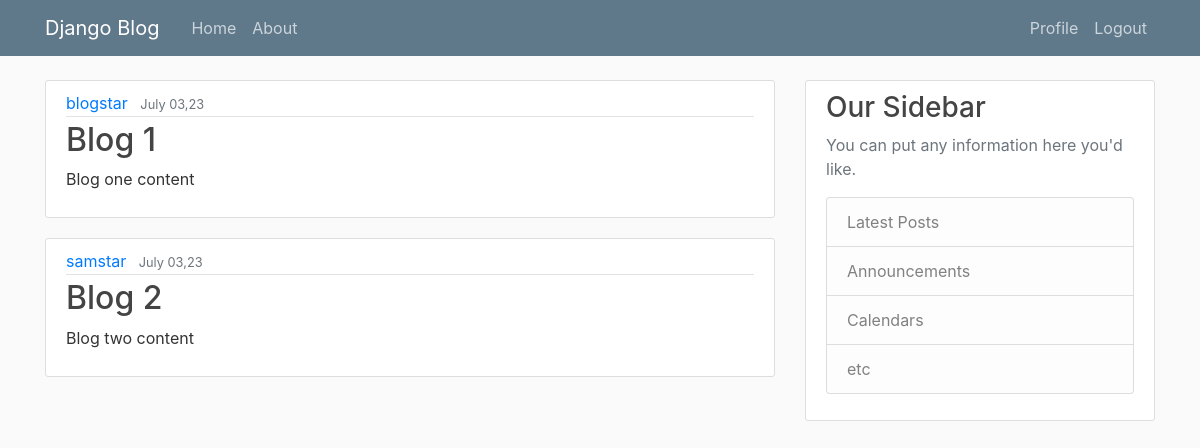
The page / (signed in) on the database its author committed.
### blog_app/models.py (models this page shows, shortened)
class Post(models.Model):
    title = models.CharField( max_length= 100 )
    content = models.TextField()
    date_posted = models.DateTimeField( default= timezone.now)
    author = models.ForeignKey( User, on_delete= models.CASCADE)

### blog_app/views.py (the view)
# urls.py: 2. Add a URL to urlpatterns:  path('', views.home, name='home')
@login_required(login_url='login')
def home(request):
    context = {
        'posts':Post.objects.all()
    }
    return render(request,'blog_app/home.html',context)

### blog_app/templates/blog_app/home.html
{% extends "blog_app/base.html" %}
{% block content %}
    {% for post in posts %}
        <article class="media content-section">
          <div class="media-body">
            <div class="article-metadata">
              <a class="mr-2" href="#">{{ post.author }}</a>
              <small class="text-muted">{{ post.date_posted|date:"F d,y" }}</small>
            </div>
            <h2><a class="article-title" href="#">{{ post.title }}</a></h2>
            <p class="article-content">{{ post.content }}</p>
          </div>
        </article>
    {% endfor %}
{% endblock content %}

### blog_app/static/blog_app/main.css (style rules this page uses)
body { background: #fafafa; color: #333333; margin-top: 5rem; }
h1, h2, h3, h4, h5, h6 { color: #444444; }
.content-section { background: #ffffff; padding: 10px 20px; border: 1px solid #dddddd; border-radius: 3px; margin-bottom: 20px; }
.article-title { color: #444444; }
.article-content { white-space: pre-line; }
.article-metadata { padding-bottom: 1px; margin-bottom: 4px; border-bottom: 1px solid #e3e3e3 }

### rows shown on the page
Post: author "blogstar", date_posted "July 03,23", title "Blog 1", content "Blog one content"
Post: author "samstar", date_posted "July 03,23", title "Blog 2", content "Blog two content"
